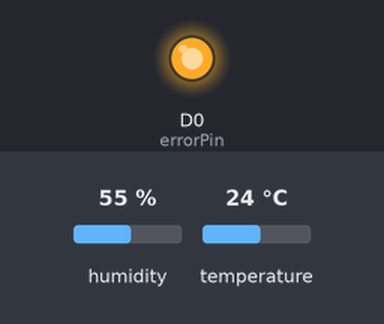
Recording of a sketch running on a simulated ESP8266 (NodeMCU). On the bench: output pins drawn as LEDs (lit = HIGH). The test bench sets the inputs (shaded band); at power-on: humidity 55 %, temperature 24 °C. WiFi joins after 1.5 s; servers stay silent unless stated; a WiFi scan finds three made-up networks; what the sketch prints to the serial monitor is not drawn.

Above: at 0.1 s.
At 1.5 s:
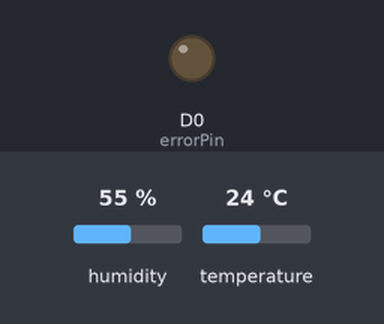
Timing chart, 0 to 3.0 s (numbered marks = the images above):
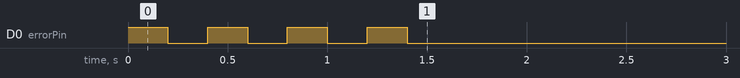

The sketch:

ESTACAO_001.ino
```cpp
/*
 CapibaLabs
 ============================================================================
 Autor    : Michel Nascimento
 E-mail   : mhsn@a.recife.ifpe.edu.br
 Data     : 09/2017
 Titulo   : Comunicacao NodeMCU-Servidor Temperatura-Umidade-Luminosidade
 ============================================================================
 Autor    : Arthur Castro
 E-mail   : alc@a.recife.ifpe.edu.br
 Data     : 09/2017
 Titulo   : Construção do hardware e Leitura de sensores
 ============================================================================
 */

#include <DHT.h>
#include <ESP8266WiFi.h>

#define ldr A0

#define errorPin 16
#define DHTPIN D3
#define DHTTYPE DHT22

// Instantiates and initializes the dht object
DHT dht(DHTPIN, DHTTYPE);

// Define and initialize constants and variables that we'll use later in the code
const int sleep_time = 20;  // Time to sleep (in seconds) between posts to Ubidots
WiFiClient client;

// After creating an account on Ubidots, you'll be able to setup variables where you
// will store the data. In order to post the measurements to the Ubidots variables,
// we need their "IDs", which are given on the website
//String variable_id1 = "592c4679762542443134bce6";
//String variable_id2 = "592c46857625424434d99c85";
//
//// In addition, we'll need the API token, which is what prevents other users
//// Ubidots to publish their data to one of your variables
//String token = "1J2aKdHwdYG1VtButf7mlcG2jvwtYx";

// We'll also initialize the values for our Wi-Fi network
const char* ssid = "Sua Rede";
const char* password = "Senha da Rede";

//////////////////////////////////////////////////////////////////////////////////
// Function Prototypes
void ubiSave_value(String, String);

// The setup function is executed once by the ESP8266 when it's powered up or reset
void setup()
{
  pinMode(ldr,INPUT);

  pinMode(errorPin, OUTPUT); // sets pin as an output to drive an LED for status indication
  // The following loop flashes the LED four times to indicate we're inside the setup function
  for (int i = 0; i < 4; i++)
  {
    digitalWrite(errorPin , HIGH);
    delay(200);
    digitalWrite(errorPin , LOW);
    delay(200);
  }

  // Initialize Serial (USB) communication, which will be used for sending debugging messages
  // to the computer
  Serial.begin(115200);

  // Start the communication with the DHT sensor by callibg the begin method of the dht object
  dht.begin();
  // Manual delay while the communication with the sensor starts
  delay(10);

  // Debug messsages to indicate we're about to connect to the network
  Serial.println();
  Serial.println();
  Serial.print("Connecting to ");
  Serial.println(ssid);

  // Use the scanNetworks method inside the Wi-Fi class to scan for any available Wi-Fi networks
  // nearby. If none are found, go to sleep
  int n = WiFi.scanNetworks();

  Serial.println("scan done");
  if (n == 0)
  {
    Serial.println("no networks found");
    Serial.println("Going into sleep");
    // ESP.deepSleep(sleep_time * 1000000);
  }

  // If networks are found, attempt to connect to our Wi-Fi network
  WiFi.begin(ssid, password);

  // While the connection is not established, IDLE inside this while loop
  //while (WiFi.status() != WL_CONNECTED)
  //{
  // delay(500);
  //Serial.print(".");
  //}

  // Once the connection to our Wi-Fi netowrk is successful, print some debug messages
  Serial.println("");
  Serial.println("Wi-Fi connected");
}
int lum;
float lumP;

float temp;
float hum;
char server[] = {"192.168.0.0"};
int port = 80;

unsigned long lastConnectionTime = 0;
const unsigned long postingInterval = 10L * 1000L;

void transmitSensorData()
{
  // Read all incoming data (if any)
  while (client.available())
  {
    char c = client.read();
    Serial.write(c);
  }

  if (millis() - lastConnectionTime > postingInterval)
  {
    client.stop();

    String requestData = "temperatura=" + String(temp);
    String requestData1 = "umidade=" + String(hum);
    String requestData2 = "luminosidade=" + String(lumP);
    Serial.println(String(temp));
    Serial.println("[INFO] Connecting to Server");

    // Prepare data or parameters that need to be posted to server
    if (client.connect(server, port))
    {
      Serial.println("[INFO] Server Connected - HTTP GET Started");

      // Make a HTTP request:
      client.println("GET /node-server/add.php?" + requestData + "&" + requestData1 + "&" + requestData2 + " HTTP/1.1");
      client.println("Host: " + String(server));
      client.println("Connection: close");
      client.println();

      lastConnectionTime = millis();

      Serial.println("[INFO] HTTP GET Completed");
    }
    else
    {
      // Connection to server:port failed
      Serial.println("[ERROR] Connection Failed");
    }
  }

  Serial.println("-----------------------------------------------");
}

void loop()
{
  lum = analogRead(ldr);
  lumP = map(lum,0,1023,0,100);

  // Read the current temperature and humidity measured by the sensor
  temp = dht.readTemperature(); //true retorna valor em °F
  hum = dht.readHumidity();
  // Call our user-defined function ubiSave_value (defined below), and pass it both the
  // measurements as well as the corresponding Ubidots variable IDs
//  ubiSave_value(String(variable_id1), String(temp));
//  ubiSave_value(String(variable_id2), String(hum));

  // Send some debug messages over USB
//  Serial.println("Ubidots data");
//  Serial.println("temperature: " + String(temp));
//  Serial.println("humidity: " + String(hum));
//  Serial.println(" Going to Sleep for a while !" );

  // deepSleep time is defined in microseconds. Multiply seconds by 1e6
  //ESP.deepSleep(sleep_time * 1000000);//one or other

  // Wait a few seconds before publishing additional data to avoid saturating the system
  //delay(sleep_time * 1000);

  transmitSensorData();

  // Delay
  delay(1000*60*10);
}
```
